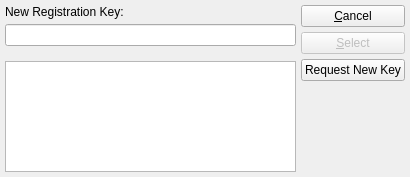
<?xml version="1.0" encoding="UTF-8"?>
<ui version="4.0">
 <comment>This file is part of the xTuple ERP: PostBooks Edition, a free and
open source Enterprise Resource Planning software suite,
Copyright (c) 1999-2019 by OpenMFG LLC, d/b/a xTuple.
It is licensed to you under the Common Public Attribution License
version 1.0, the full text of which (including xTuple-specific Exhibits)
is available at www.xtuple.com/CPAL.  By using this software, you agree
to be bound by its terms.</comment>
 <class>registrationKeyDialog</class>
 <widget class="QDialog" name="registrationKeyDialog">
  <property name="geometry">
   <rect>
    <x>0</x>
    <y>0</y>
    <width>410</width>
    <height>177</height>
   </rect>
  </property>
  <property name="windowTitle">
   <string>Expired Registration Key</string>
  </property>
  <layout class="QGridLayout" name="gridLayout">
   <item row="1" column="0">
    <widget class="QLineEdit" name="_key"/>
   </item>
   <item row="0" column="0">
    <widget class="QLabel" name="_keyLit">
     <property name="text">
      <string>New Registration Key:</string>
     </property>
    </widget>
   </item>
   <item row="0" column="1" rowspan="7">
    <layout class="QVBoxLayout" name="verticalLayout">
     <item>
      <widget class="QPushButton" name="_close">
       <property name="text">
        <string>&amp;Cancel</string>
       </property>
      </widget>
     </item>
     <item>
      <widget class="QPushButton" name="_select">
       <property name="enabled">
        <bool>false</bool>
       </property>
       <property name="text">
        <string>&amp;Select</string>
       </property>
       <property name="autoDefault">
        <bool>true</bool>
       </property>
       <property name="default">
        <bool>true</bool>
       </property>
      </widget>
     </item>
     <item>
      <widget class="QPushButton" name="_request">
       <property name="text">
        <string>Request New Key</string>
       </property>
      </widget>
     </item>
     <item>
      <spacer name="spacer7">
       <property name="orientation">
        <enum>Qt::Vertical</enum>
       </property>
       <property name="sizeType">
        <enum>QSizePolicy::Expanding</enum>
       </property>
       <property name="sizeHint" stdset="0">
        <size>
         <width>13</width>
         <height>21</height>
        </size>
       </property>
      </spacer>
     </item>
    </layout>
   </item>
   <item row="2" column="0" rowspan="4">
    <spacer name="spacer9">
     <property name="orientation">
      <enum>Qt::Vertical</enum>
     </property>
     <property name="sizeType">
      <enum>QSizePolicy::Fixed</enum>
     </property>
     <property name="sizeHint" stdset="0">
      <size>
       <width>16</width>
       <height>10</height>
      </size>
     </property>
    </spacer>
   </item>
   <item row="6" column="0">
    <widget class="QTextEdit" name="_status">
     <property name="readOnly">
      <bool>true</bool>
     </property>
    </widget>
   </item>
  </layout>
 </widget>
 <layoutdefault spacing="5" margin="5"/>
 <tabstops>
  <tabstop>_select</tabstop>
  <tabstop>_close</tabstop>
 </tabstops>
 <includes>
  <include location="global">parameter.h</include>
 </includes>
 <resources/>
 <connections/>
</ui>
